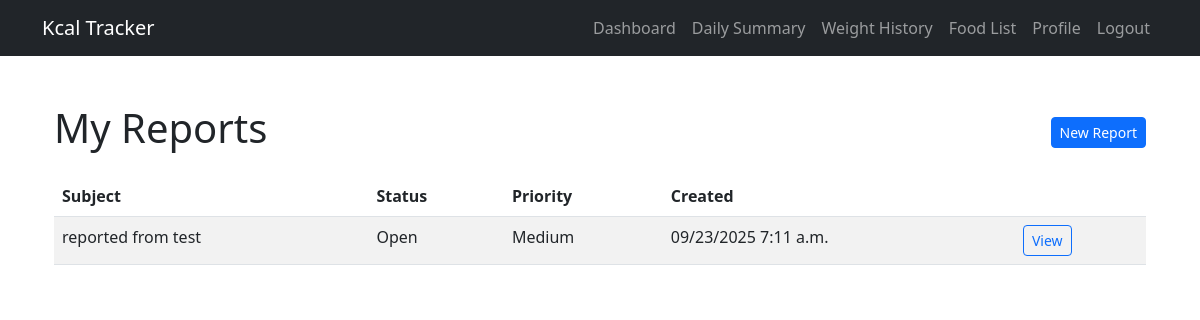
The app's page /report/report/my/ (signed in) with its own data.
### report/models.py (models this page shows, shortened)
class Report(models.Model):
    STATUS_OPEN = 'open'
    STATUS_IN_PROGRESS = 'in_progress'
    STATUS_RESOLVED = 'resolved'
    STATUS_CLOSED = 'closed'
    STATUS_CHOICES = [
        (STATUS_OPEN, 'Open'),
        (STATUS_IN_PROGRESS, 'In Progress'),
        (STATUS_RESOLVED, 'Resolved'),
        (STATUS_CLOSED, 'Closed'),
    ]
    PRIORITY_LOW = 'low'
    PRIORITY_MEDIUM = 'medium'
    PRIORITY_HIGH = 'high'
    PRIORITY_CHOICES = [
        (PRIORITY_LOW, 'Low'),
        (PRIORITY_MEDIUM, 'Medium'),
        (PRIORITY_HIGH, 'High'),
    ]
    reporter = models.ForeignKey(User, on_delete=models.CASCADE, related_name='reports')
    subject = models.CharField(max_length=200)
    description = models.TextField()
    created_at = models.DateTimeField(auto_now_add=True)
    updated_at = models.DateTimeField(auto_now=True)
    status = models.CharField(max_length=20, choices=STATUS_CHOICES, default=STATUS_OPEN)
    priority = models.CharField(max_length=10, choices=PRIORITY_CHOICES, default=PRIORITY_MEDIUM)
    attachment = models.FileField(upload_to='report_attachments/', null=True, blank=True)
    admin_comment = models.TextField(blank=True, default='')  # admin can add notes here
    resolved_by = models.ForeignKey(User, null=True, blank=True, on_delete=models.SET_NULL, related_name='resolved_reports')
    class Meta:
        ordering = ['-created_at']

### report/views.py (the view)
# urls.py: path('report/my/', views.report_user_list, name='report_user_list'),
@login_required
def report_user_list(request):
    reports = Report.objects.filter(reporter=request.user).order_by('-created_at')
    return render(request, 'reports/report_user_list.html', {'reports': reports})

### report/templates/reports/report_user_list.html
{% extends "base.html" %}
{% block content %}
<div class="container py-4">
  <div class="d-flex justify-content-between align-items-center mb-3">
    <h1>My Reports</h1>
    <a class="btn btn-sm btn-primary" href="{% url 'report_create' %}">New Report</a>
  </div>
  <table class="table table-striped">
    <thead><tr><th>Subject</th><th>Status</th><th>Priority</th><th>Created</th><th></th></tr></thead>
    <tbody>
      {% for r in reports %}
      <tr>
        <td>{{ r.subject }}</td>
        <td>{{ r.get_status_display }}</td>
        <td>{{ r.get_priority_display }}</td>
        <td>{{ r.created_at|date:"SHORT_DATETIME_FORMAT" }}</td>
        <td><a class="btn btn-sm btn-outline-primary" href="{% url 'report_user_detail' r.pk %}">View</a></td>
      </tr>
      {% empty %}
      <tr><td colspan="5">You have not reported any issues yet.</td></tr>
      {% endfor %}
    </tbody>
  </table>
</div>
{% endblock %}

### records on screen
Report: subject "reported from test", status "Open", priority "Medium", created_at "09/23/2025 7:11 a.m."
